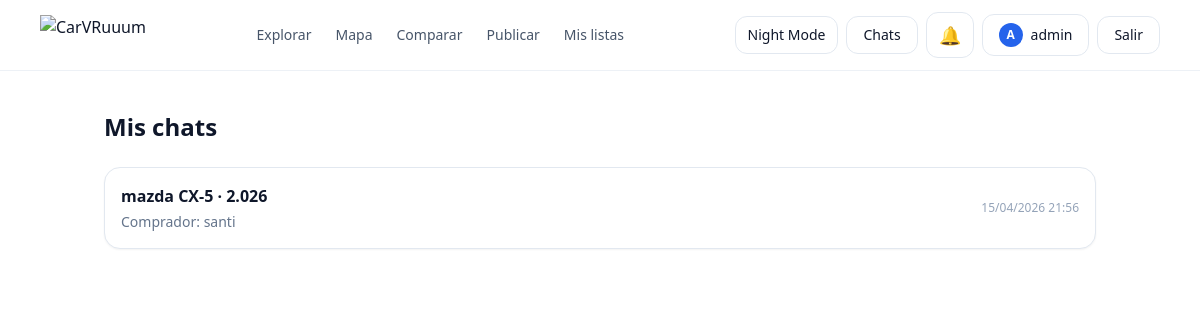
/messages/ (signed in), run on an earlier commit of the app's database.
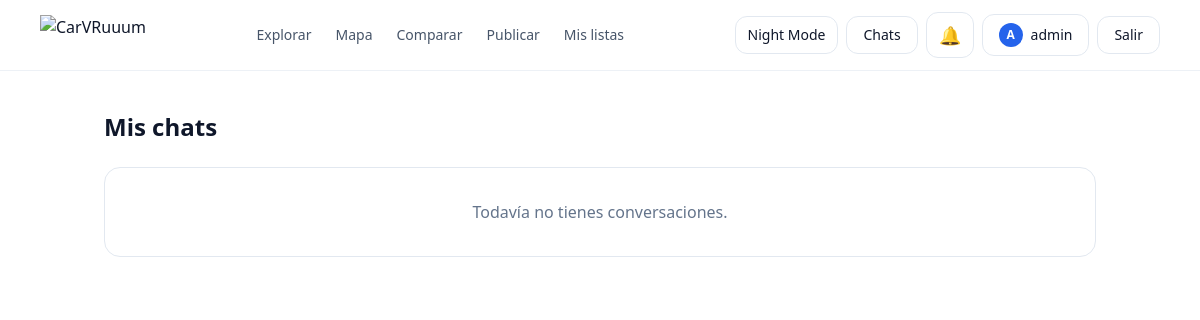
And on a later commit of the database.
### messaging/models.py (models this page shows, shortened)
class Conversation(models.Model):
    car = models.ForeignKey(
        "cars.Car",
        on_delete=models.CASCADE,
        related_name="conversations",
    )
    buyer = models.ForeignKey(
        User,
        on_delete=models.CASCADE,
        related_name="buyer_conversations",
    )
    seller = models.ForeignKey(
        User,
        on_delete=models.CASCADE,
        related_name="seller_conversations",
    )
    created_at = models.DateTimeField(auto_now_add=True)
    updated_at = models.DateTimeField(auto_now=True)
    class Meta:
        ordering = ["-updated_at"]
        constraints = [
            models.UniqueConstraint(
                fields=["car", "buyer", "seller"],
                name="unique_conversation_per_car_buyer_seller",
            )
        ]

### cars/models.py (models this page shows, shortened)
class Car(models.Model):
    owner = models.ForeignKey(settings.AUTH_USER_MODEL, on_delete=models.CASCADE, related_name="cars")
    make = models.CharField(max_length=60)
    model = models.CharField(max_length=60)
    year = models.PositiveIntegerField(validators=[MinValueValidator(1950), MaxValueValidator(2100)])
    price = models.PositiveIntegerField(validators=[MinValueValidator(0)])
    mileage_km = models.PositiveIntegerField(default=0, validators=[MinValueValidator(0)])
    is_sold = models.BooleanField(default=False)
    sold_at = models.DateTimeField(blank=True, null=True)
    city = models.CharField(max_length=80, blank=True, default="")
    description = models.TextField(blank=True, default="")
    is_active = models.BooleanField(default=True)
    view_count = models.PositiveIntegerField(default=0)
    created_at = models.DateTimeField(auto_now_add=True)
    class Meta:
        ordering = ["-created_at"]

### messaging/views.py (the view)
# urls.py: path("", views.conversation_list, name="conversation_list"),
@login_required
def conversation_list(request):
    conversations = (
        Conversation.objects
        .filter(Q(buyer=request.user) | Q(seller=request.user))
        .select_related("car", "buyer", "seller")
        .order_by("-updated_at")
    )
    return render(
        request,
        "messaging/conversation_list.html",
        {"conversations": conversations},
    )

### notifications/context_processors.py (called while the page is built, shortened)
def notifications(request):
    if request.user.is_authenticated:
        unread_qs = request.user.notifications.filter(
            is_read=False
        ).order_by("-created_at")[:10]
        notifications_list = []
        return {
            "navbar_notifications": notifications_list,
            "navbar_notifications_count": len(notifications_list),
        }
    return {}

### messaging/templates/messaging/conversation_list.html (shortened to what this page needs)
{% extends "base.html" %}
{% block content %}
<section class="mx-auto max-w-5xl px-4 py-10">
  <div class="mb-6 flex items-center justify-between">
    <h1 class="text-2xl font-bold">Mis chats</h1>
  </div>
  {% if conversations %}
    <div class="space-y-4">
      {% for conv in conversations %}
        <a href="{% url 'messaging:conversation_detail' conv.id %}"
           class="block rounded-2xl border border-slate-200 bg-white p-4 shadow-sm transition hover:bg-slate-50 dark:border-slate-800 dark:bg-slate-900 dark:hover:bg-slate-800">
          <div class="flex items-center justify-between gap-4">
            <div>
              <p class="font-semibold text-slate-900 dark:text-white">
                {{ conv.car.make }} {{ conv.car.model }} · {{ conv.car.year }}
              </p>
              <p class="mt-1 text-sm text-slate-500">
                {% if request.user == conv.buyer %}
                  Vendedor: {{ conv.seller.username }}
                {% else %}
                  Comprador: {{ conv.buyer.username }}
                {% endif %}
              </p>
            </div>
            <span class="text-xs text-slate-400">
              {{ conv.updated_at|date:"d/m/Y H:i" }}
            </span>
          </div>
        </a>
      {% endfor %}
    </div>
  {% else %}
    <div class="rounded-2xl border border-slate-200 bg-white p-8 text-center dark:border-slate-800 dark:bg-slate-900">
      <p class="text-slate-500">Todavía no tienes conversaciones.</p>
    </div>
  {% endif %}
</section>
{% endblock %}

What changed in the data, as far as the page shows it:
removed Conversation: car.make "mazda", car.model "CX-5", car.year "2.026", buyer.username "santi", updated_at "15/04/2026 21:56"
Also different on the page:
text now shown: "Todavía no tienes conversaciones."
